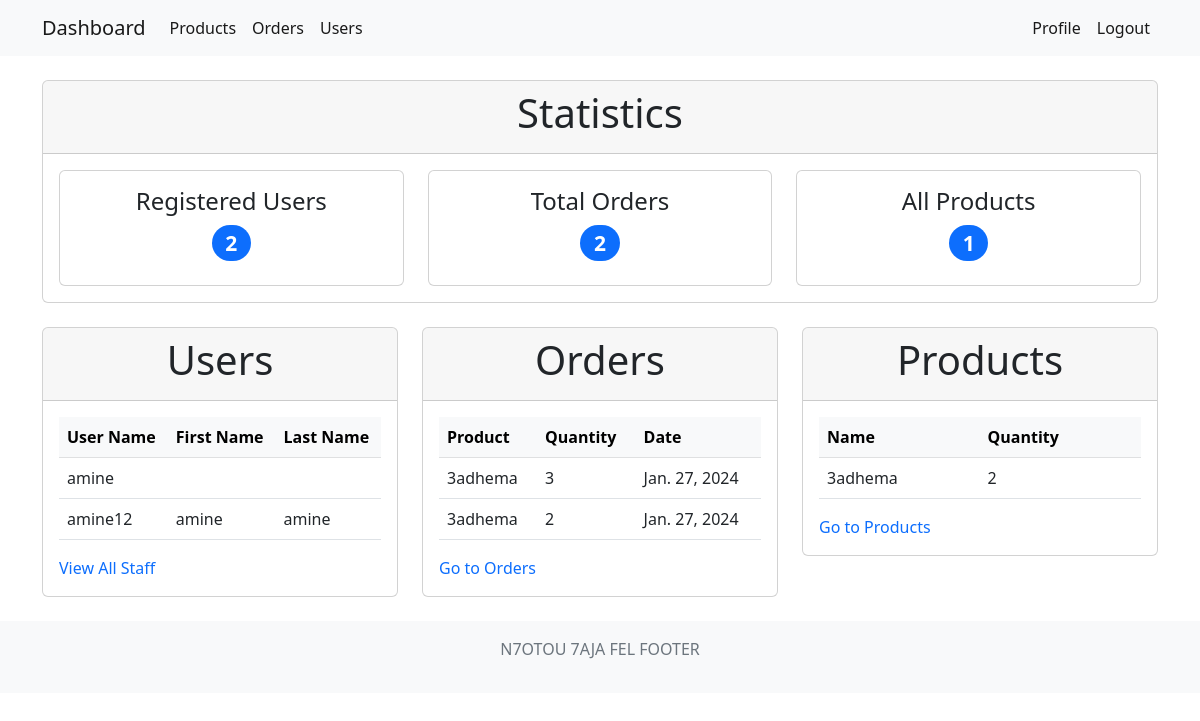
Screenshot of //dash/ (signed in) with the database file from the repository.
### inventory/models.py (models this page shows, shortened)
class Order(models.Model):
    product = models.ForeignKey(Product, on_delete=models.CASCADE, null=True)
    created_by = models.ForeignKey(User, models.CASCADE, null=True)
    order_quantity = models.PositiveIntegerField(null=True)
    date = models.DateTimeField(auto_now_add=True)

class Product(models.Model):
    name = models.CharField(max_length=100, null=True)
    category = models.CharField(max_length=20, choices=CATEGORY, null=True)
    quantity = models.PositiveIntegerField(null=True)
    description = models.CharField(max_length=200, null=True)
    def __str__(self) -> str:
        return self.name

### inventory/views.py (the view)
# urls.py: path("dash/", views.index, name="dash"),
@login_required
def index(request):
    orders_user = Order.objects.all()
    users = User.objects.all()[:2]
    orders_adm = Order.objects.all()[:2]
    products = Product.objects.all()[:2]
    reg_users = len(User.objects.all())
    all_prods = len(Product.objects.all())
    all_orders = len(Order.objects.all())
    context = {
        "title": "Home",
        "orders": orders_user,
        "orders_adm": orders_adm,
        "users": users,
        "products": products,
        "count_users": reg_users,
        "count_products": all_prods,
        "count_orders": all_orders,
    }
    return render(request, "inventory/index.html", context)

### inventory/templates/inventory/index.html (shortened to what this page needs)
{% extends 'inventory/base.html' %}
{% block content %}
{% if user.is_authenticated and user.is_staff and user.is_superuser %}
<div class="container my-4">
    <div class="row align-items-start">
        <div class="col-md-12">
            <div class="card">
                <div class="card-header">
                    <h1 class="text-center">Statistics</h1>
                </div>
                <div class="card-body">
                    <div class="row">
                        <div class="col-md-4">
                            <div class="card text-center p-3">
                                <h4>Registered Users</h4>
                                <h3><span class="badge bg-primary rounded-pill">{{ count_users }}</span></h3>
                            </div>
                        </div>
                        <div class="col-md-4">
                            <div class="card text-center p-3">
                                <h4>Total Orders</h4>
                                <h3><span class="badge bg-primary rounded-pill">{{ count_orders }}</span></h3>
                            </div>
                        </div>
                        <div class="col-md-4">
                            <div class="card text-center p-3">
                                <h4>All Products </h4>
                                <h3><span class="badge bg-primary rounded-pill">{{ count_products }}</span></h3>
                            </div>
                        </div>
                    </div>
                </div>
            </div>
        </div>
    </div>
</div>
<div class="container my-4">
    <div class="row align-items-start">
        <div class="col-md-4">
            <div class="card">
                <div class="card-header">
                    <h1 class="text-center">Users</h1>
                </div>
                <div class="card-body">
                    <table class="table">
                        <thead class="table-light">
                            <tr>
                                <th scope="col">User Name</th>
                                <th scope="col">First Name</th>
                                <th scope="col">Last Name</th>
                            </tr>
                        </thead>
                        <tbody>
                            {% for user in users %}
                            <tr>
                                <td>{{ user.username }}</td>
                                <td>{{ user.first_name }}</td>
                                <td>{{ user.last_name }}</td>
                            </tr>
                            {% endfor %}
                        </tbody>
                    </table>
                    <a class="nav-link text-primary active" aria-current="page" href="{% url 'users' %}">View All
                        Staff</a>
                </div>
            </div>
        </div>
        <div class="col-md-4">
            <div class="card">
                <div class="card-header">
                    <h1 class="text-center">Orders</h1>
                </div>
                <div class="card-body">
                    <table class="table">
                        <thead class="table-light">
                            <tr>
                                <th scope="col">Product</th>
                                <th scope="col">Quantity</th>
                                <th scope="col">Date</th>
                            </tr>
                        </thead>
                        <tbody>
                            {% for order in orders_adm %}
                            <tr>
                                <td>{{ order.product }}</td>
                                <td>{{ order.order_quantity }}</td>
                                <td>{{ order.date.date }}</td>
                            </tr>
                            {% endfor %}
                        </tbody>
                    </table>
                    <a class="nav-link text-primary active" aria-current="page" href="{% url 'orders' %}">Go to
                        Orders</a>
                </div>
            </div>
        </div>
        <div class="col-md-4">
            <div class="card">
                <div class="card-header">
                    <h1 class="text-center">Products</h1>
                </div>
                <div class="card-body">
                    <table class="table">
                        <thead class="table-light">
                            <tr>
                                <th scope="col">Name</th>
                                <th scope="col">Quantity</th>
                            </tr>
                        </thead>
                        <tbody>
                            {% for product in products %}
                            <tr>
                                <td>{{ product.name }}</td>
                                <td>{{ product.quantity }}</td>
                            </tr>
                            {% endfor %}
                        </tbody>
                    </table>
                    <a class="nav-link text-primary active" aria-current="page" href="{% url 'products' %}">Go to
                        Products</a>
                </div>
            </div>
        </div>
    </div>
</div>
{% endif %}
{% endblock %}

### inventory/templates/inventory/base.html (shortened to what this page needs)
<!doctype html>
<html lang="en">
<head>
  <link href="https://cdn.jsdelivr.net/npm/bootstrap@5.2.0-beta1/dist/css/bootstrap.min.css" rel="stylesheet"
>
</head>
<body>
  {% if user.is_authenticated and user.is_staff and user.is_superuser%}
  <nav class="navbar navbar-expand-lg bg-light">
    <div class="container">
      <a class="navbar-brand" href="{% url 'dash' %}">Dashboard</a>
      <div class="collapse navbar-collapse" id="navbarSupportedContent">
        <ul class="navbar-nav me-auto mb-2 mb-lg-0">
          <li class="nav-item">
            <a class="nav-link active" aria-current="page" href="{% url 'products' %}">Products</a>
          </li>
          <li class="nav-item">
            <a class="nav-link active" aria-current="page" href="{% url 'orders' %}">Orders</a>
          </li>
          <li class="nav-item">
            <a class="nav-link active" aria-current="page" href="{% url 'users' %}">Users</a>
          </li>
        </ul>
        <ul class="navbar-nav ml-auto mb-2 mb-lg-0">
          <li class="nav-item">
            <a class="nav-link active" aria-current="page" href="{% url 'user' %}">Profile</a>
          </li>
          <li class="nav-item">
            <a class="nav-link active" href="{% url 'logout' %}">Logout</a>
          </li>
        </ul>
      </div>
    </div>
  </nav>
  {% endif %}
  {% block content %}
  {% endblock %}
  <div class="bg-light">
    <footer class="py-3 my-4">
      <p class="text-center text-muted">N7OTOU 7AJA FEL FOOTER</p>
    </footer>
  </div>
</body>
</html>

### rows the page displays
Order: product "3adhema", order_quantity "3", date "Jan. 27, 2024"
Order: product "3adhema", order_quantity "2", date "Jan. 27, 2024"
Product: name "3adhema", quantity "2"

### other values shown
{{ count_users }} "2"
{{ count_orders }} "2"
{{ count_products }} "1"
{{ user.username }} "amine"
{{ user.username }} "amine12"
{{ user.first_name }} "amine"
{{ user.last_name }} "amine"
